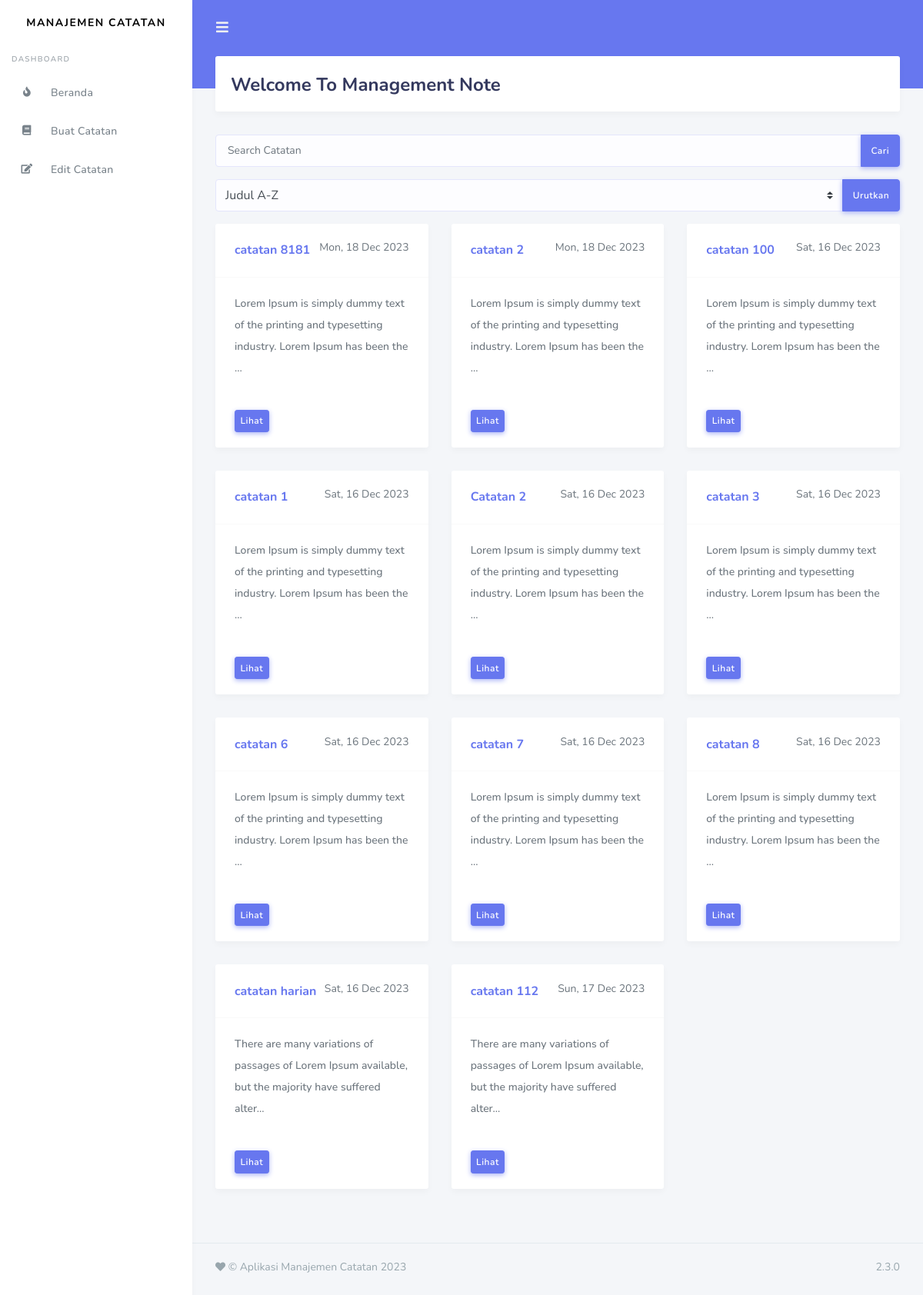
The page / on the database its author committed.
### tables this page shows
CREATE TABLE `tbl_catatan` (
  `id` int(25) NOT NULL,
  `judul` varchar(100) NOT NULL,
  `isi` mediumtext NOT NULL,
  `tanggal` date NOT NULL
);

### application/controllers/Dashboard.php (called while the page is built, shortened)
<?php
class Dashboard extends CI_Controller {
	public function __construct()
	{
        $this->load->model('M_Catatan');
		$this->load->library('pagination');
    }
	public function index()
	{
		$data['title'] = "Dashboard";
		$data['catatan'] = $this->M_Catatan->getAllCatatan();
		$this->load->view('layout/header', $data);
		$this->load->view('layout/sidebar', $data);
		$this->load->view('user/index', $data);
		$this->load->view('layout/footer');
	}
}

### index.php (called while the page is built, shortened)
<?php
require_once BASEPATH.'core/CodeIgniter.php';

### application/models/M_Catatan.php (called while the page is built, shortened)
<?php
class M_Catatan extends CI_Model {
	private $_tbl_catatan = 'tbl_catatan';
	public function getAllCatatan()
	{
		$this->db->select('*');
		$this->db->from($this->_tbl_catatan);
		return $this->db->get()->result_array();
	}
}

### application/views/user/index.php (the view, shortened to what this page needs)
<div class="main-content">
  <section class="section">
    <div class="section-header">
      <h1>Welcome To Management Note</h1>
    </div>
    <div class="section-body">
    <form action="<?= base_url('dashboard/search'); ?>" method="GET">
    <div class="input-group mb-3">
    <input type="text" class="form-control" placeholder="Search Catatan" name="keyword" autocomplete="off" autofocus>
      <div class="input-group-append">
        <button class="btn btn-primary" type="submit">Cari</button>
      </div>
    </div>
  </form>
  <form action="<?= base_url('dashboard/sort'); ?>" method="GET">
  <div class="input-group mb-3">
    <select name="sort" class="custom-select">
      <option value="judul_asc">Judul A-Z</option>
    </select>
    <div class="input-group-append">
      <button class="btn btn-primary" type="submit">Urutkan</button>
    </div>
  </div>
</form>
      <div class="row">
        <?php foreach ($catatan as $c) : ?>
          <div class="col-md-4">
            <div class="card">
              <div class="card-header d-flex justify-content-between align-items-center">
                <h4 class="card-title"><?= $c['judul']; ?></h4>
                <p class="card-subtitle"><?= date("D, d M Y", strtotime($c['tanggal'])); ?></p>
              </div>
              <div class="card-body">
                <p class="card-text"><?= substr($c['isi'], 0, 100); ?>...</p>
              </div>
              <div class="card-footer">
                <a href="<?= base_url('dashboard/detail_catatan/'.$c['id']); ?>" class="btn btn-sm btn-primary">Lihat</a>
              </div>
            </div>
          </div>
        <?php endforeach; ?>
      </div>
    </div>
  </section>
</div>

### application/views/layout/header.php (shortened to what this page needs)
<!DOCTYPE html>
<html lang="en">
<head>
  <link rel="stylesheet" href="https://stackpath.bootstrapcdn.com/bootstrap/4.3.1/css/bootstrap.min.css">
  <link rel="stylesheet" href="https://use.fontawesome.com/releases/v5.7.2/css/all.css">
  <link rel="stylesheet" type="text/css" href="https://cdn.datatables.net/1.11.4/css/dataTables.bootstrap4.min.css">
  <link rel="stylesheet" href="<?= base_url(''); ?>/assets/css/style.css">
  <link rel="stylesheet" href="<?= base_url(''); ?>/assets/css/components.css">
</head>

### application/views/layout/sidebar.php (shortened to what this page needs)
<body>
  <div id="app">
    <div class="main-wrapper">
      <div class="navbar-bg"></div>
      <nav class="navbar navbar-expand-lg main-navbar">
        <form class="form-inline mr-auto">
          <ul class="navbar-nav mr-3">
            <li><a href="#" data-toggle="sidebar" class="nav-link nav-link-lg"><i class="fas fa-bars"></i></a></li>
          </ul>
        </form>
      </nav>
      <div class="main-sidebar">
        <aside id="sidebar-wrapper">
          <div class="sidebar-brand">
            <a href="">Manajemen Catatan</a>
          </div>
          <ul class="sidebar-menu">
              <li class="menu-header">Dashboard</li>
                <li><a class="nav-link" href=" <?= base_url('dashboard') ?> "><i class="fas fa-fire"></i> <span> Beranda </span></a></li>
                <li><a class="nav-link" href=" <?= base_url('dashboard/tambahcatatan') ?> "><i class="fas fa-book"></i> <span>Buat Catatan </span></a></li>
                <li><a class="nav-link" href=" <?= base_url('dashboard/edit_catatan') ?> "><i class="fas fa-edit"></i> <span>Edit Catatan </span></a></li>
            </ul>
        </aside>
      </div>

### application/views/layout/footer.php (shortened to what this page needs)
<footer class="main-footer">
        <div class="footer-left">
        <i class="fas fa-heart"></i> &copy; Aplikasi Manajemen Catatan <?= date('Y')  ?>
        </div>
        <div class="footer-right">
          2.3.0
        </div>
      </footer>
    </div>
  </div>
</body>
</html>

### rows shown on the page
tbl_catatan: judul "catatan 8181", tanggal "Mon, 18 Dec 2023", isi "Lorem Ipsum is simply dummy text of the printing and typesetting industry. Lorem Ipsum has been the"
tbl_catatan: judul "catatan 2", tanggal "Mon, 18 Dec 2023", isi "Lorem Ipsum is simply dummy text of the printing and typesetting industry. Lorem Ipsum has been the"
tbl_catatan: judul "catatan 100", tanggal "Sat, 16 Dec 2023", isi "Lorem Ipsum is simply dummy text of the printing and typesetting industry. Lorem Ipsum has been the"
tbl_catatan: judul "catatan 1", tanggal "Sat, 16 Dec 2023", isi "Lorem Ipsum is simply dummy text of the printing and typesetting industry. Lorem Ipsum has been the"
tbl_catatan: judul "Catatan 2", tanggal "Sat, 16 Dec 2023", isi "Lorem Ipsum is simply dummy text of the printing and typesetting industry. Lorem Ipsum has been the"
tbl_catatan: judul "catatan 3", tanggal "Sat, 16 Dec 2023", isi "Lorem Ipsum is simply dummy text of the printing and typesetting industry. Lorem Ipsum has been the"
tbl_catatan: judul "catatan 6", tanggal "Sat, 16 Dec 2023", isi "Lorem Ipsum is simply dummy text of the printing and typesetting industry. Lorem Ipsum has been the"
tbl_catatan: judul "catatan 7", tanggal "Sat, 16 Dec 2023", isi "Lorem Ipsum is simply dummy text of the printing and typesetting industry. Lorem Ipsum has been the"
tbl_catatan: judul "catatan 8", tanggal "Sat, 16 Dec 2023", isi "Lorem Ipsum is simply dummy text of the printing and typesetting industry. Lorem Ipsum has been the"
tbl_catatan: judul "catatan harian", tanggal "Sat, 16 Dec 2023", isi "There are many variations of passages of Lorem Ipsum available, but the majority have suffered alter"
tbl_catatan: judul "catatan 112", tanggal "Sun, 17 Dec 2023", isi "There are many variations of passages of Lorem Ipsum available, but the majority have suffered alter"
